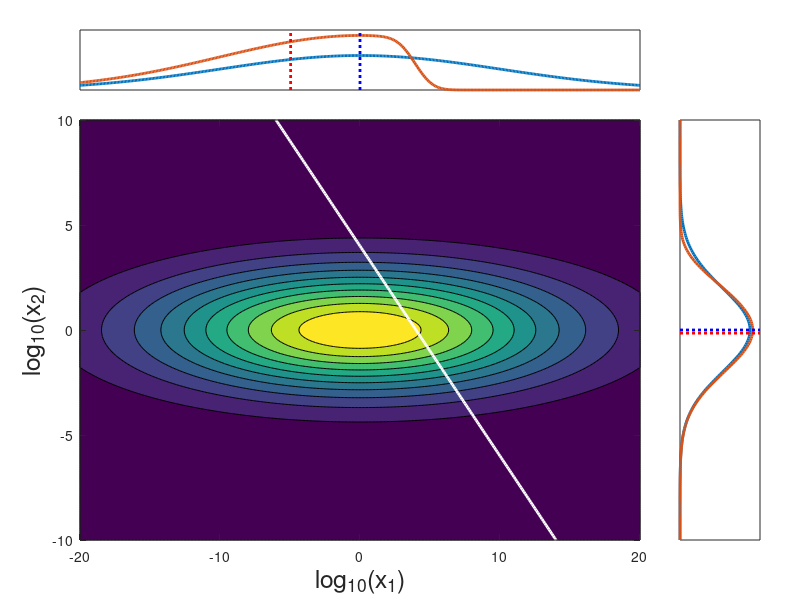

Write the MATLAB code that produced this figure.
showcond=1;
LW=2;
FS=18;

mu1=0;
sigma1=10;
mu2=0;
sigma2=2;

theta=4;

air=1.1;

Sx=20;
Sy=10;
s=0.1;
[x,y]=meshgrid(-Sx:s:Sx,-Sy:s:Sy);
marginal1=normpdf(x,mu1,sigma1);
marginal2=normpdf(y,mu2,sigma2);

marginal1post = marginal1.*normcdf(theta-x);
marginal1post = marginal1post/sum(s*marginal1post(1,:));
marginal2post = marginal2.*normcdf(theta-y);
marginal2post = marginal2post/sum(s*marginal2post(:,1));

clf
axes('Position',[0.1,0.1,0.7,0.7])
contourf(x,y,marginal1.*marginal2)
hold on
if (showcond) plot(-Sx:s:Sx,theta-(-Sx:s:Sx),'w','LineWidth',LW); end
set(gca,'XLim',[-Sx Sx]);
set(gca,'YLim',[-Sy Sy]);
xlabel('log_{10}(x_1)','FontSize',FS)
ylabel('log_{10}(x_2)','FontSize',FS)

axes('Position',[0.1,0.85,0.7,0.1])
plot(-Sx:s:Sx,marginal1(1,:),'LineWidth',LW)
hold on
if (showcond) plot(-Sx:s:Sx,marginal1post(1,:),'LineWidth',LW); end
plot(s*sum((-Sx:s:Sx).*marginal1(1,:))*[1 1],[0 max(marginal1post(1,:))*air],'b:','LineWidth',LW)
if (showcond) plot(s*sum((-Sx:s:Sx).*marginal1post(1,:))*[1 1],[0 max(marginal1post(1,:))*air],'r:','LineWidth',LW); end
set(gca,'YTick',[])
set(gca,'XTick',[])
set(gca,'YLim',[0 max(max(marginal1post(1,:)))*air])

axes('Position',[0.85,0.1,0.1,0.7])
plot(marginal2(:,1),-Sy:s:Sy,'LineWidth',LW)
hold on
if (showcond) plot(marginal2post(:,1),-Sy:s:Sy,'LineWidth',LW); end;
plot([0 max(marginal2post(:,1))*air],s*sum((-Sy:s:Sy)'.*marginal2(:,1))*[1 1]','b:','LineWidth',LW)
plot([0 max(marginal2post(:,1))*air],s*sum((-Sy:s:Sy)'.*marginal2post(:,1))*[1 1]','r:','LineWidth',LW)
set(gca,'XLim',[0 max(marginal2post(:,1))*air])

set(gca,'YTick',[])
set(gca,'XTick',[])